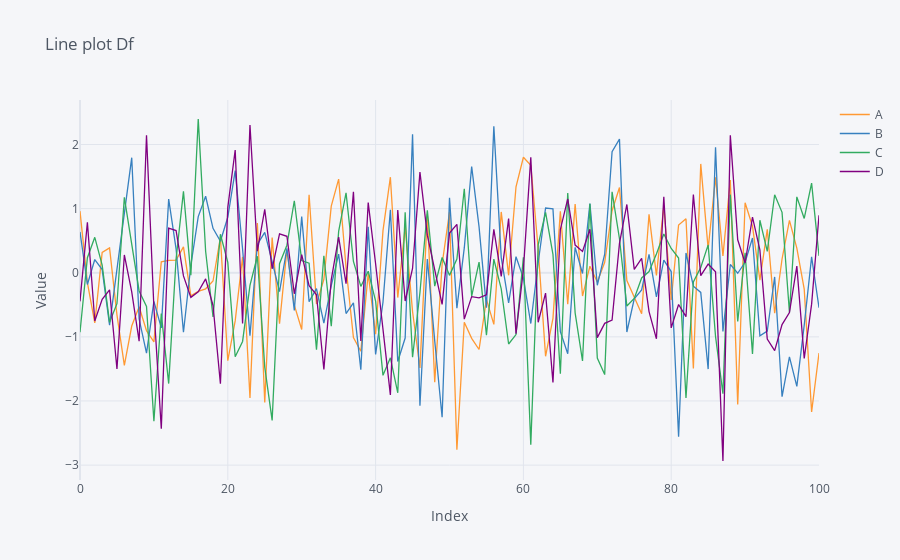

Notebook cell for this chart:
### Markdown cell above
# Creating a line plot

### Code cell
df.iplot(xTitle='Index',yTitle='Value',title='Line plot Df')
